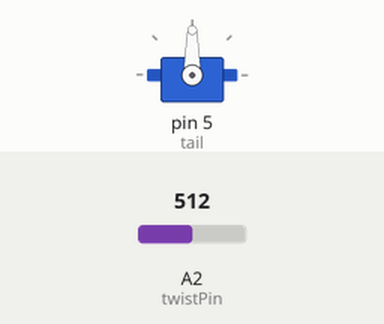
Recording of a sketch running on a simulated Arduino Uno, built with avr-gcc and run on an emulated ATmega328P. Shown: servo. Inputs (shaded band) come from the test bench; at power-on: A2 (twistPin) = 512.

Above: at 1.2 s.
1.3 s: A2 (twistPin) set to 716
At 2.5 s:
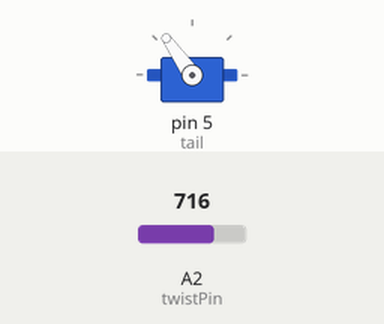
2.8 s: A2 (twistPin) set to 900
At 3.4 s:
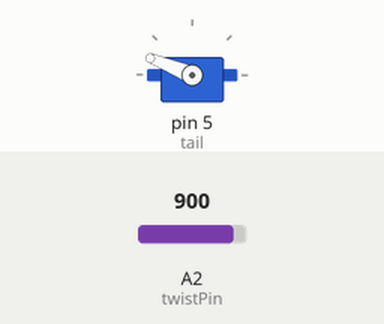
4.3 s: A2 (twistPin) set to 1023
At 4.7 s:
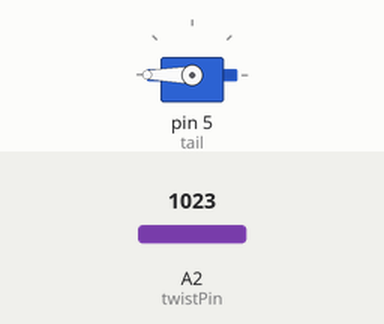
5.8 s: A2 (twistPin) set to 306
At 6.8 s:
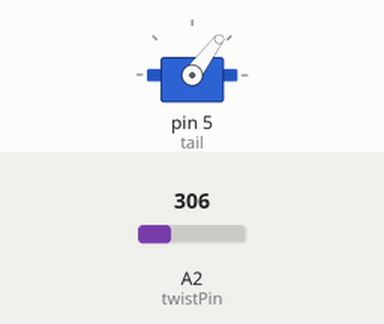
7.3 s: A2 (twistPin) set to 122
At 8.1 s:
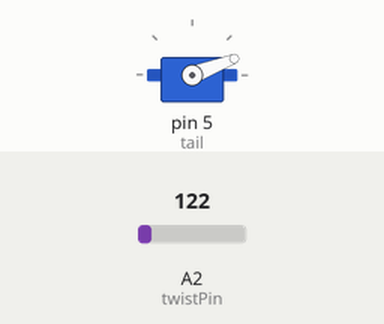
Timing chart, 0 to 9.8 s (numbered marks = the images above; inputs shaded):
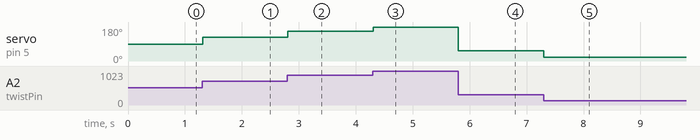

The sketch:

potentiometer_example_servo.ino
```cpp
#include <Wire.h>
#include <Servo.h>

int twistPin = 2; //potentiometer plugged into analog 2
int twist = 0; //value to hold potentiometer reading

Servo tail;

void setup() {
  // put your setup code here, to run once:
Serial.begin(9600);
tail.attach(5);
}

void loop() {
  // put your main code here, to run repeatedly:
twist = analogRead(twistPin);
twist = map(twist, 0,1023,0,180);
tail.write(twist);
delay(10);

}
```

Measured:
- after the input at 1.3 s, servo on pin 5 (tail): 90° → 125° at once
- after the input at 2.8 s, servo on pin 5 (tail): 125° → 158° at once
- after the input at 4.3 s, servo on pin 5 (tail): 158° → 180° at once
- after the input at 5.8 s, servo on pin 5 (tail): 180° → 53° at once
- after the input at 7.3 s, servo on pin 5 (tail): 53° → 21° at once
